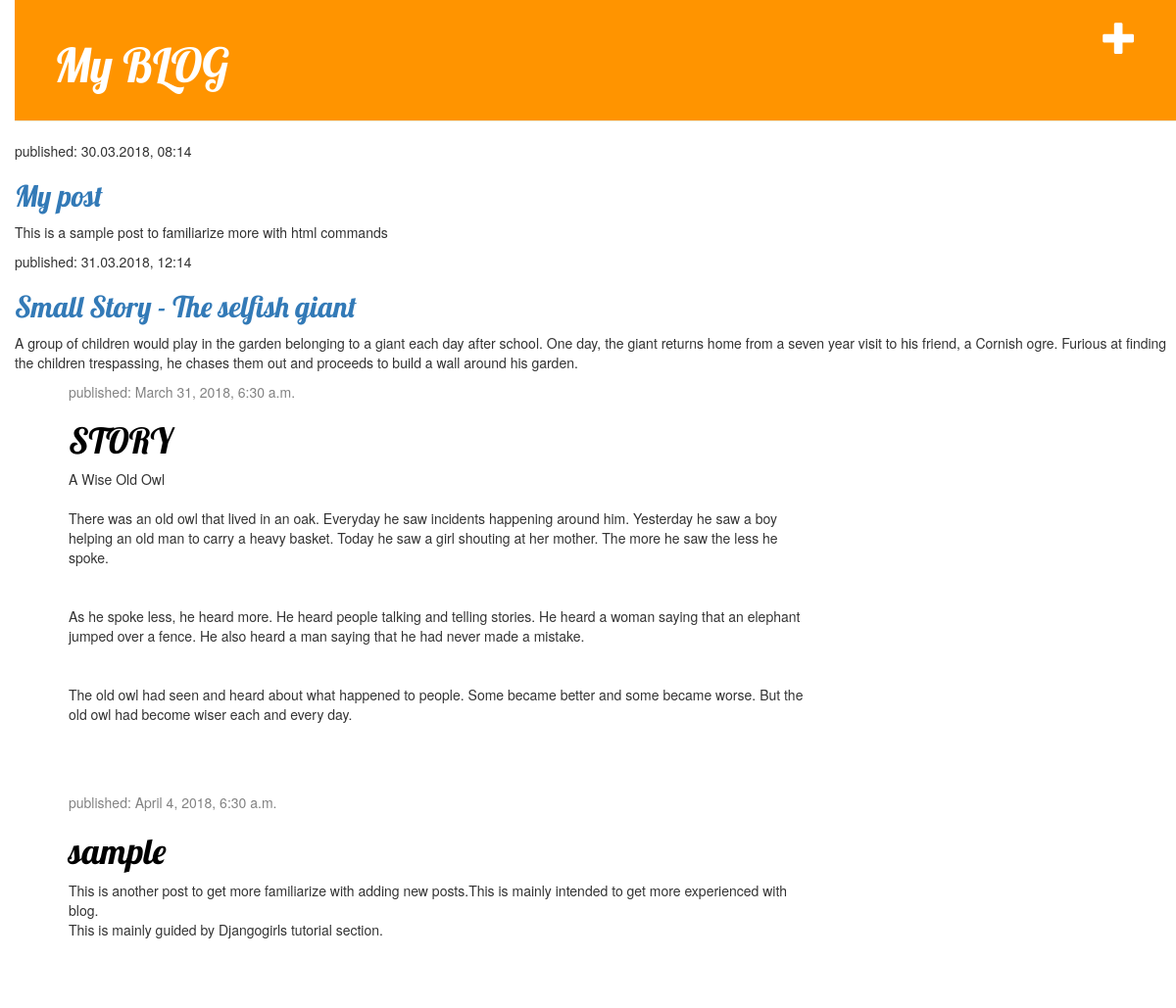
The page / on the database its author committed.
### blog/models.py (models this page shows, shortened)
class Post(models.Model):
    author = models.ForeignKey('auth.User', on_delete=models.CASCADE)
    title = models.CharField(max_length=200)
    text = models.TextField()
    created_date = models.DateTimeField(
            default=timezone.now)
    published_date = models.DateTimeField(
            blank=True, null=True)

### blog/views.py (the view)
# urls.py: url(r'^$', views.post_list, name='post_list'),
def post_list(request):
    posts = Post.objects.filter(published_date__lte=timezone.now()).order_by('published_date')
    return render(request, 'blog/post_list.html', {'posts': posts})

### blog/templates/blog/post_list.html (shortened to what this page needs)
{% extends 'blog/base.html' %}
{% load staticfiles %}
          {% block content %}
            {% for post in posts %}
                <div class="post">
                    <div class="date">
                        <p>published: {{ post.published_date }}</p>
                    </div>
                    <h1><a href="{% url 'post_detail' pk=post.pk %}">{{ post.title }}</a></h1>
                    <p>{{ post.text|linebreaksbr }}</p>
                </div>
            {% endfor %}
          {% endblock %}

### blog/templates/blog/base.html (shortened to what this page needs)
{% load staticfiles %}
<html>
    <head>
        <link rel="stylesheet" href="//maxcdn.bootstrapcdn.com/bootstrap/3.2.0/css/bootstrap.min.css">
        <link rel="stylesheet" href="//maxcdn.bootstrapcdn.com/bootstrap/3.2.0/css/bootstrap-theme.min.css">
        <link rel="stylesheet" href="{% static 'css/blog.css' %}">
    </head>
    <body>
     <div class="page-header">
        <a href="{% url 'post_new' %}" class="top-menu"><span class="glyphicon glyphicon-plus"></span></a>
        <h1><a href="/">My BLOG</a></h1>
     </div>
 <div>
            <p>published: 30.03.2018, 08:14</p>
            <h2><a href="">My post</a></h2>
            <p>This is a sample post to familiarize more with html commands</p>
        </div>
        <div>
            <p>published: 31.03.2018, 12:14</p>
            <h2><a href="">Small Story - The selfish giant</a></h2>
            <p>A group of children would play in the garden belonging to a giant each day after school. One day, the giant returns home from a seven year visit to his friend, a Cornish ogre. Furious at finding the children trespassing, he chases them out and proceeds to build a wall around his garden.</p>
        </div>
      <div class="content container">
        <div class="row">
           <div class="col-md-8">
            {% block content %}
            {% endblock %}
           </div>
        </div>
      </div>
    </body>
</html>

### blog/static/css/blog.css (style rules this page uses)
body { padding-left: 15px; }
.page-header { background-color: #ff9400; margin-top: 0; padding: 20px 20px 20px 40px; }
.page-header h1, .page-header h1 a, .page-header h1 a:visited, .page-header h1 a:active { color: #ffffff; font-size: 36pt; text-decoration: none; }
.content { margin-left: 40px; }
h1, h2, h3, h4 { font-family: 'Lobster', cursive; }
.date { color: #828282; }
.top-menu, .top-menu:hover, .top-menu:visited { color: #ffffff; float: right; font-size: 26pt; margin-right: 20px; }
.post { margin-bottom: 70px; }
.post h1 a, .post h1 a:visited { color: #000000; }

### rows shown on the page
Post: published_date "March 31, 2018, 6:30 a.m.", title "STORY", text "A Wise Old Owl There was an old owl that lived in an oak. Everyday he saw incidents happening around him. Yesterday he saw a boy helping an old man to carry a heavy basket. Today he saw a girl shouting at her mother. The more he saw the less he spoke. As he spoke less, he heard more. He heard people talking and telling stories. He heard a woman saying that an elephant jumped over a fence. He also heard a man saying that he had never made a mistake. The old owl had seen and heard about what happened to people. Some became better and some became worse. But the old owl had become wiser each and every day."
Post: published_date "April 4, 2018, 6:30 a.m.", title "sample", text "This is another post to get more familiarize with adding new posts.This is mainly intended to get more experienced with blog. This is mainly guided by Djangogirls tutorial section."
